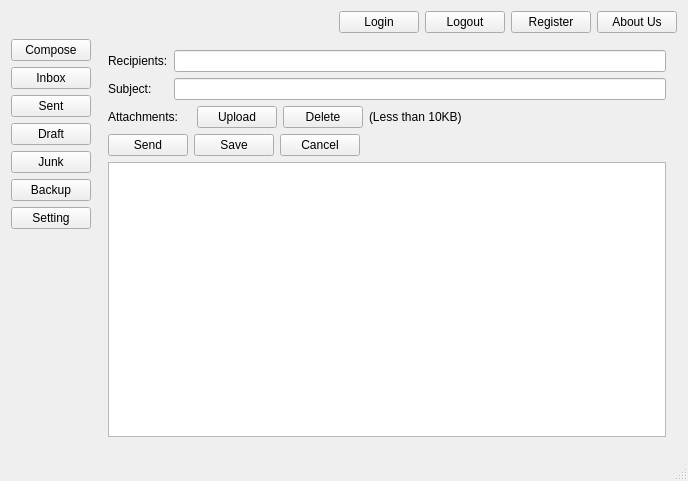
<?xml version="1.0" encoding="UTF-8"?>
<ui version="4.0">
 <class>MainWindow</class>
 <widget class="QMainWindow" name="MainWindow">
  <property name="geometry">
   <rect>
    <x>0</x>
    <y>0</y>
    <width>688</width>
    <height>481</height>
   </rect>
  </property>
  <property name="windowTitle">
   <string>MainWindow</string>
  </property>
  <widget class="QWidget" name="centralWidget">
   <layout class="QHBoxLayout" name="horizontalLayout_8">
    <item>
     <layout class="QVBoxLayout" name="verticalLayout_4">
      <item>
       <layout class="QHBoxLayout" name="horizontalLayout">
        <item>
         <widget class="QLabel" name="welcomeLabel">
          <property name="text">
           <string/>
          </property>
         </widget>
        </item>
        <item>
         <spacer name="horizontalSpacer">
          <property name="orientation">
           <enum>Qt::Horizontal</enum>
          </property>
          <property name="sizeHint" stdset="0">
           <size>
            <width>468</width>
            <height>20</height>
           </size>
          </property>
         </spacer>
        </item>
        <item>
         <widget class="QPushButton" name="loginButton">
          <property name="text">
           <string>Login</string>
          </property>
         </widget>
        </item>
        <item>
         <widget class="QPushButton" name="logoutButton">
          <property name="text">
           <string>Logout</string>
          </property>
         </widget>
        </item>
        <item>
         <widget class="QPushButton" name="registerButton">
          <property name="text">
           <string>Register</string>
          </property>
         </widget>
        </item>
        <item>
         <widget class="QPushButton" name="aboutButton">
          <property name="text">
           <string>About Us</string>
          </property>
         </widget>
        </item>
       </layout>
      </item>
      <item>
       <layout class="QHBoxLayout" name="horizontalLayout_6">
        <item>
         <layout class="QVBoxLayout" name="verticalLayout">
          <item>
           <widget class="QPushButton" name="composeButton">
            <property name="text">
             <string>Compose</string>
            </property>
           </widget>
          </item>
          <item>
           <widget class="QPushButton" name="inboxButton">
            <property name="text">
             <string>Inbox</string>
            </property>
           </widget>
          </item>
          <item>
           <widget class="QPushButton" name="sentButton">
            <property name="text">
             <string>Sent</string>
            </property>
           </widget>
          </item>
          <item>
           <widget class="QPushButton" name="draftButton">
            <property name="text">
             <string>Draft</string>
            </property>
           </widget>
          </item>
          <item>
           <widget class="QPushButton" name="junkButton">
            <property name="text">
             <string>Junk</string>
            </property>
           </widget>
          </item>
          <item>
           <widget class="QPushButton" name="backupButton">
            <property name="text">
             <string>Backup</string>
            </property>
           </widget>
          </item>
          <item>
           <widget class="QPushButton" name="settingButton">
            <property name="text">
             <string>Setting</string>
            </property>
           </widget>
          </item>
          <item>
           <spacer name="verticalSpacer">
            <property name="orientation">
             <enum>Qt::Vertical</enum>
            </property>
            <property name="sizeHint" stdset="0">
             <size>
              <width>20</width>
              <height>138</height>
             </size>
            </property>
           </spacer>
          </item>
         </layout>
        </item>
        <item>
         <widget class="QStackedWidget" name="pageWidget">
          <property name="currentIndex">
           <number>1</number>
          </property>
          <widget class="QWidget" name="page">
           <layout class="QHBoxLayout" name="horizontalLayout_10">
            <item>
             <layout class="QVBoxLayout" name="verticalLayout_5">
              <item>
               <layout class="QVBoxLayout" name="verticalLayout_3">
                <item>
                 <widget class="QTableWidget" name="tableWidget"/>
                </item>
                <item>
                 <layout class="QHBoxLayout" name="horizontalLayout_2">
                  <item>
                   <widget class="QPushButton" name="replyButton">
                    <property name="text">
                     <string>Reply</string>
                    </property>
                   </widget>
                  </item>
                  <item>
                   <widget class="QPushButton" name="forwardButton">
                    <property name="text">
                     <string>Forward</string>
                    </property>
                   </widget>
                  </item>
                  <item>
                   <widget class="QPushButton" name="deleteButton">
                    <property name="text">
                     <string>Delete</string>
                    </property>
                   </widget>
                  </item>
                  <item>
                   <widget class="QPushButton" name="foreverDelButton">
                    <property name="text">
                     <string>Delete Forever</string>
                    </property>
                   </widget>
                  </item>
                  <item>
                   <widget class="QPushButton" name="previousButton">
                    <property name="text">
                     <string>Previous</string>
                    </property>
                   </widget>
                  </item>
                  <item>
                   <widget class="QPushButton" name="nextButton">
                    <property name="text">
                     <string>Next</string>
                    </property>
                   </widget>
                  </item>
                  <item>
                   <spacer name="horizontalSpacer_3">
                    <property name="orientation">
                     <enum>Qt::Horizontal</enum>
                    </property>
                    <property name="sizeHint" stdset="0">
                     <size>
                      <width>40</width>
                      <height>20</height>
                     </size>
                    </property>
                   </spacer>
                  </item>
                 </layout>
                </item>
                <item>
                 <layout class="QHBoxLayout" name="horizontalLayout_5">
                  <item>
                   <widget class="QLabel" name="label">
                    <property name="text">
                     <string>Attachments:</string>
                    </property>
                   </widget>
                  </item>
                  <item>
                   <widget class="QLabel" name="attachLabel">
                    <property name="text">
                     <string/>
                    </property>
                   </widget>
                  </item>
                  <item>
                   <widget class="QPushButton" name="downloadButton">
                    <property name="text">
                     <string>Download</string>
                    </property>
                   </widget>
                  </item>
                  <item>
                   <spacer name="horizontalSpacer_5">
                    <property name="orientation">
                     <enum>Qt::Horizontal</enum>
                    </property>
                    <property name="sizeHint" stdset="0">
                     <size>
                      <width>248</width>
                      <height>20</height>
                     </size>
                    </property>
                   </spacer>
                  </item>
                 </layout>
                </item>
               </layout>
              </item>
              <item>
               <widget class="QTextEdit" name="readTextEdit"/>
              </item>
             </layout>
            </item>
           </layout>
          </widget>
          <widget class="QWidget" name="page_2">
           <layout class="QHBoxLayout" name="horizontalLayout_11">
            <item>
             <layout class="QVBoxLayout" name="verticalLayout_2">
              <item>
               <layout class="QFormLayout" name="formLayout">
                <item row="0" column="0">
                 <widget class="QLabel" name="label_2">
                  <property name="text">
                   <string>Recipients:</string>
                  </property>
                 </widget>
                </item>
                <item row="0" column="1">
                 <widget class="QLineEdit" name="recipientsEdit"/>
                </item>
                <item row="1" column="0">
                 <widget class="QLabel" name="label_3">
                  <property name="text">
                   <string>Subject:</string>
                  </property>
                 </widget>
                </item>
                <item row="1" column="1">
                 <widget class="QLineEdit" name="subjectEdit"/>
                </item>
               </layout>
              </item>
              <item>
               <layout class="QHBoxLayout" name="horizontalLayout_4">
                <item>
                 <widget class="QLabel" name="label_4">
                  <property name="text">
                   <string>Attachments:</string>
                  </property>
                 </widget>
                </item>
                <item>
                 <widget class="QLabel" name="fileNameLabel">
                  <property name="text">
                   <string/>
                  </property>
                 </widget>
                </item>
                <item>
                 <widget class="QPushButton" name="uploadButton">
                  <property name="text">
                   <string>Upload</string>
                  </property>
                 </widget>
                </item>
                <item>
                 <widget class="QPushButton" name="delAttButton">
                  <property name="text">
                   <string>Delete</string>
                  </property>
                 </widget>
                </item>
                <item>
                 <widget class="QLabel" name="label_8">
                  <property name="text">
                   <string>(Less than 10KB)</string>
                  </property>
                 </widget>
                </item>
                <item>
                 <spacer name="horizontalSpacer_6">
                  <property name="orientation">
                   <enum>Qt::Horizontal</enum>
                  </property>
                  <property name="sizeHint" stdset="0">
                   <size>
                    <width>40</width>
                    <height>20</height>
                   </size>
                  </property>
                 </spacer>
                </item>
               </layout>
              </item>
              <item>
               <layout class="QHBoxLayout" name="horizontalLayout_3">
                <item>
                 <widget class="QPushButton" name="sendButton">
                  <property name="text">
                   <string>Send</string>
                  </property>
                 </widget>
                </item>
                <item>
                 <widget class="QPushButton" name="saveButton">
                  <property name="text">
                   <string>Save</string>
                  </property>
                 </widget>
                </item>
                <item>
                 <widget class="QPushButton" name="cancelButton">
                  <property name="text">
                   <string>Cancel</string>
                  </property>
                 </widget>
                </item>
                <item>
                 <spacer name="horizontalSpacer_2">
                  <property name="orientation">
                   <enum>Qt::Horizontal</enum>
                  </property>
                  <property name="sizeHint" stdset="0">
                   <size>
                    <width>148</width>
                    <height>20</height>
                   </size>
                  </property>
                 </spacer>
                </item>
               </layout>
              </item>
              <item>
               <widget class="QTextEdit" name="writeTextEdit"/>
              </item>
             </layout>
            </item>
           </layout>
          </widget>
          <widget class="QWidget" name="page_3">
           <layout class="QHBoxLayout" name="horizontalLayout_9">
            <item>
             <layout class="QFormLayout" name="formLayout_2">
              <item row="0" column="0">
               <widget class="QGroupBox" name="groupBox">
                <property name="title">
                 <string>Modify Password</string>
                </property>
                <layout class="QHBoxLayout" name="horizontalLayout_7">
                 <item>
                  <layout class="QGridLayout" name="gridLayout">
                   <item row="0" column="0">
                    <widget class="QLabel" name="label_5">
                     <property name="text">
                      <string>Old Password:</string>
                     </property>
                    </widget>
                   </item>
                   <item row="0" column="1">
                    <widget class="QLineEdit" name="oPwdEdit"/>
                   </item>
                   <item row="0" column="2" rowspan="2">
                    <spacer name="verticalSpacer_2">
                     <property name="orientation">
                      <enum>Qt::Vertical</enum>
                     </property>
                     <property name="sizeHint" stdset="0">
                      <size>
                       <width>20</width>
                       <height>58</height>
                      </size>
                     </property>
                    </spacer>
                   </item>
                   <item row="1" column="0">
                    <widget class="QLabel" name="label_6">
                     <property name="text">
                      <string>New Password:</string>
                     </property>
                    </widget>
                   </item>
                   <item row="1" column="1">
                    <widget class="QLineEdit" name="nPwdEdit"/>
                   </item>
                   <item row="2" column="0">
                    <widget class="QLabel" name="label_7">
                     <property name="text">
                      <string>Again:</string>
                     </property>
                    </widget>
                   </item>
                   <item row="2" column="1">
                    <widget class="QLineEdit" name="againEdit"/>
                   </item>
                   <item row="2" column="2">
                    <widget class="QPushButton" name="updateButton">
                     <property name="text">
                      <string>Update</string>
                     </property>
                    </widget>
                   </item>
                  </layout>
                 </item>
                </layout>
               </widget>
              </item>
              <item row="0" column="1">
               <spacer name="horizontalSpacer_4">
                <property name="orientation">
                 <enum>Qt::Horizontal</enum>
                </property>
                <property name="sizeHint" stdset="0">
                 <size>
                  <width>128</width>
                  <height>20</height>
                 </size>
                </property>
               </spacer>
              </item>
              <item row="1" column="0">
               <spacer name="verticalSpacer_3">
                <property name="orientation">
                 <enum>Qt::Vertical</enum>
                </property>
                <property name="sizeHint" stdset="0">
                 <size>
                  <width>20</width>
                  <height>40</height>
                 </size>
                </property>
               </spacer>
              </item>
             </layout>
            </item>
           </layout>
          </widget>
         </widget>
        </item>
       </layout>
      </item>
     </layout>
    </item>
   </layout>
  </widget>
  <widget class="QStatusBar" name="statusBar"/>
 </widget>
 <layoutdefault spacing="6" margin="11"/>
 <resources/>
 <connections/>
</ui>
